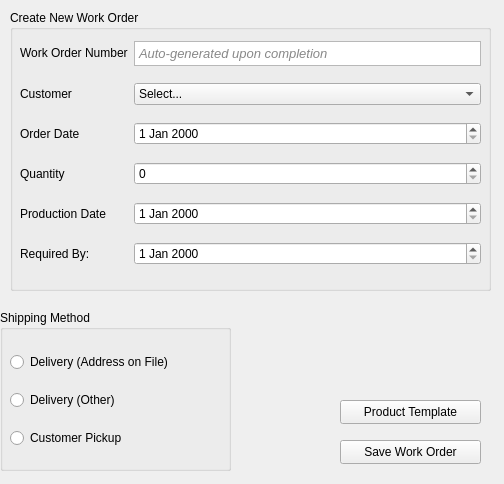
<?xml version="1.0" encoding="UTF-8"?>
<ui version="4.0">
 <class>CreateWorkOrderWidget</class>
 <widget class="QWidget" name="CreateWorkOrderWidget">
  <property name="geometry">
   <rect>
    <x>0</x>
    <y>0</y>
    <width>504</width>
    <height>484</height>
   </rect>
  </property>
  <property name="windowTitle">
   <string>Create Work Order</string>
  </property>
  <widget class="QPushButton" name="createNewWOSaveButton">
   <property name="geometry">
    <rect>
     <x>340</x>
     <y>440</y>
     <width>141</width>
     <height>24</height>
    </rect>
   </property>
   <property name="text">
    <string>Save Work Order</string>
   </property>
  </widget>
  <widget class="QGroupBox" name="groupBox">
   <property name="geometry">
    <rect>
     <x>0</x>
     <y>310</y>
     <width>231</width>
     <height>161</height>
    </rect>
   </property>
   <property name="title">
    <string>Shipping Method</string>
   </property>
   <widget class="QWidget" name="verticalLayoutWidget">
    <property name="geometry">
     <rect>
      <x>10</x>
      <y>30</y>
      <width>212</width>
      <height>121</height>
     </rect>
    </property>
    <layout class="QVBoxLayout" name="verticalLayout">
     <item>
      <widget class="QRadioButton" name="createWODeliveryAoFRadioButton">
       <property name="text">
        <string>Delivery (Address on File)</string>
       </property>
      </widget>
     </item>
     <item>
      <widget class="QRadioButton" name="createWODeliveryOtherRadioButton">
       <property name="text">
        <string>Delivery (Other)</string>
       </property>
      </widget>
     </item>
     <item>
      <widget class="QRadioButton" name="createWODeliveryPickupRadioButton">
       <property name="text">
        <string>Customer Pickup</string>
       </property>
      </widget>
     </item>
    </layout>
   </widget>
  </widget>
  <widget class="QGroupBox" name="createNewWOBox">
   <property name="geometry">
    <rect>
     <x>10</x>
     <y>10</y>
     <width>481</width>
     <height>281</height>
    </rect>
   </property>
   <property name="title">
    <string>Create New Work Order</string>
   </property>
   <widget class="QWidget" name="formLayoutWidget_2">
    <property name="geometry">
     <rect>
      <x>10</x>
      <y>20</y>
      <width>461</width>
      <height>251</height>
     </rect>
    </property>
    <layout class="QFormLayout" name="formLayout_2">
     <item row="0" column="0">
      <widget class="QLabel" name="label_6">
       <property name="text">
        <string>Work Order Number</string>
       </property>
      </widget>
     </item>
     <item row="0" column="1">
      <widget class="QTextBrowser" name="CreateWorkOrderNumberField">
       <property name="maximumSize">
        <size>
         <width>1000</width>
         <height>25</height>
        </size>
       </property>
       <property name="verticalScrollBarPolicy">
        <enum>Qt::ScrollBarAlwaysOff</enum>
       </property>
       <property name="html">
        <string>&lt;!DOCTYPE HTML PUBLIC &quot;-//W3C//DTD HTML 4.0//EN&quot; &quot;http://www.w3.org/TR/REC-html40/strict.dtd&quot;&gt;
&lt;html&gt;&lt;head&gt;&lt;meta name=&quot;qrichtext&quot; content=&quot;1&quot; /&gt;&lt;style type=&quot;text/css&quot;&gt;
p, li { white-space: pre-wrap; }
&lt;/style&gt;&lt;/head&gt;&lt;body style=&quot; font-family:'MS Shell Dlg 2'; font-size:9.75pt; font-weight:400; font-style:normal;&quot;&gt;
&lt;p style=&quot; margin-top:0px; margin-bottom:0px; margin-left:0px; margin-right:0px; -qt-block-indent:0; text-indent:0px;&quot;&gt;&lt;span style=&quot; font-style:italic; color:#888888;&quot;&gt;Auto-generated upon completion&lt;/span&gt;&lt;/p&gt;&lt;/body&gt;&lt;/html&gt;</string>
       </property>
      </widget>
     </item>
     <item row="1" column="0">
      <widget class="QLabel" name="label">
       <property name="text">
        <string>Customer</string>
       </property>
      </widget>
     </item>
     <item row="1" column="1">
      <widget class="QComboBox" name="createWOCustomerSelection">
       <item>
        <property name="text">
         <string>Select...</string>
        </property>
       </item>
      </widget>
     </item>
     <item row="2" column="0">
      <widget class="QLabel" name="label_2">
       <property name="text">
        <string>Order Date</string>
       </property>
      </widget>
     </item>
     <item row="2" column="1">
      <widget class="QDateEdit" name="createWODateInput"/>
     </item>
     <item row="3" column="0">
      <widget class="QLabel" name="label_5">
       <property name="text">
        <string>Quantity</string>
       </property>
      </widget>
     </item>
     <item row="3" column="1">
      <widget class="QSpinBox" name="createWOQuantityInput"/>
     </item>
     <item row="4" column="0">
      <widget class="QLabel" name="label_7">
       <property name="text">
        <string>Production Date</string>
       </property>
      </widget>
     </item>
     <item row="4" column="1">
      <widget class="QDateEdit" name="createWOProductionDateInput"/>
     </item>
     <item row="5" column="0">
      <widget class="QLabel" name="requiredByDateLabel">
       <property name="text">
        <string>Required By: </string>
       </property>
      </widget>
     </item>
     <item row="5" column="1">
      <widget class="QDateEdit" name="createWORequiredByDate"/>
     </item>
    </layout>
   </widget>
  </widget>
  <widget class="QPushButton" name="productTemplateViewButton">
   <property name="geometry">
    <rect>
     <x>340</x>
     <y>400</y>
     <width>141</width>
     <height>24</height>
    </rect>
   </property>
   <property name="text">
    <string>Product Template</string>
   </property>
  </widget>
 </widget>
 <resources/>
 <connections/>
</ui>
